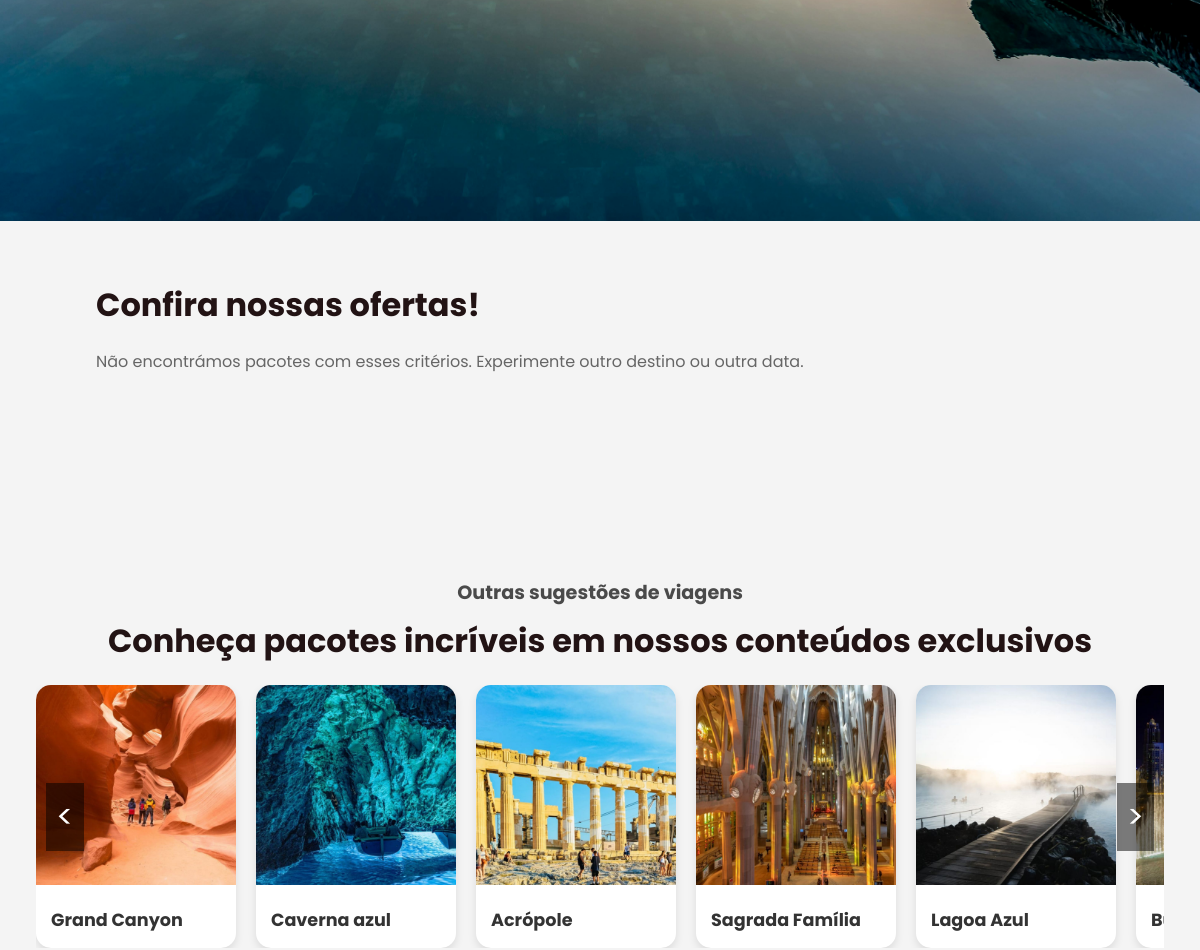
Page /public/pacotes/pacotes.php (middle part) on the earlier database version.
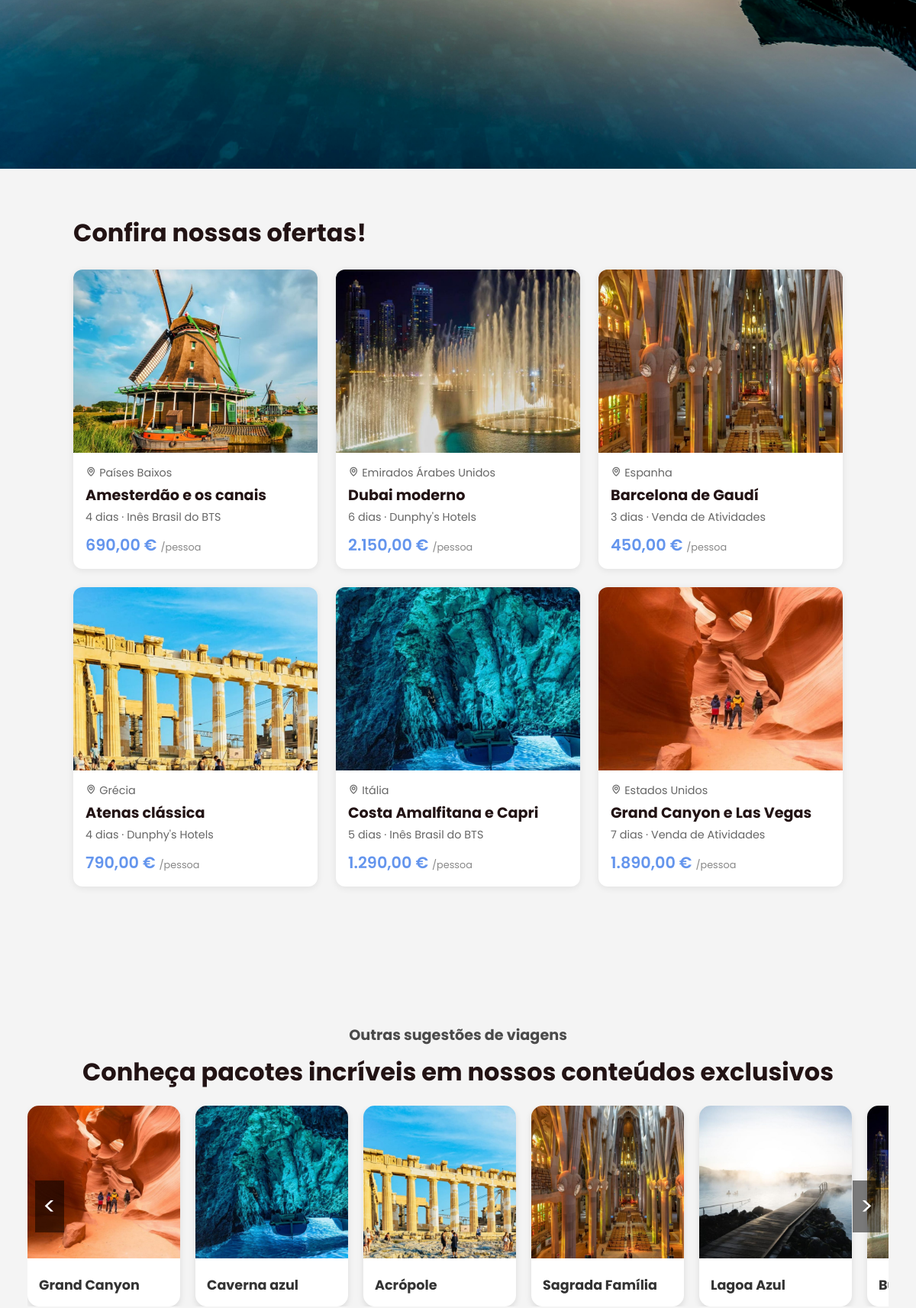
Same page on the later database version.
### tables this page shows
CREATE TABLE IF NOT EXISTS `t_pacotes` (
  `id` int(11) NOT NULL AUTO_INCREMENT,
  `id_user` int(11) NOT NULL,
  `titulo` varchar(100) NOT NULL,
  `destino` varchar(100) NOT NULL,
  `descricao` text NOT NULL,
  `inclui` text DEFAULT NULL,
  `foto` varchar(50) DEFAULT NULL,
  `preco` decimal(10,2) NOT NULL,
  `duracao_dias` int(11) NOT NULL,
  `data_inicio` date NOT NULL,
  `data_fim` date NOT NULL,
  `vagas` int(11) DEFAULT NULL,
  `ativo` tinyint(1) NOT NULL DEFAULT 1,
  `data_criacao` timestamp NOT NULL DEFAULT current_timestamp(),
  PRIMARY KEY (`id`),
  KEY `id_user` (`id_user`),
  CONSTRAINT `t_pacotes_ibfk_1` FOREIGN KEY (`id_user`) REFERENCES `t_user` (`id`)
);

CREATE TABLE `t_user` (
  `id` int(11) NOT NULL,
  `nick` varchar(20) NOT NULL,
  `nome` varchar(100) NOT NULL,
  `email` varchar(50) NOT NULL,
  `nome_marca` varchar(150) NOT NULL DEFAULT '',
  `biografia` text DEFAULT NULL,
  `data_nasc` varchar(10) DEFAULT NULL,
  `pass` varchar(255) NOT NULL,
  `foto` varchar(50) DEFAULT NULL,
  `tipo_user` int(11) NOT NULL DEFAULT 0,
  `notificacoes_ofertas` tinyint(1) NOT NULL DEFAULT 1,
  `tipo_antes_bloqueio` int(11) DEFAULT NULL,
  `email_confirmado` tinyint(1) NOT NULL DEFAULT 0
);

### config/reservas.php (called while the page is built, shortened)
<?php
function reserva_data($texto)
{
    if (!is_string($texto) || !preg_match('/^\d{4}-\d{2}-\d{2}$/', $texto)) {
        return null;
    }
    $data = DateTimeImmutable::createFromFormat('!Y-m-d', $texto);
    return ($data && $data->format('Y-m-d') === $texto) ? $data : null;
}
function reserva_formatar_preco($valor)
{
    return $valor === null ? '—' : number_format((float) $valor, 2, ',', '.') . ' €';
}

### config/paginacao.php (called while the page is built, shortened)
<?php
function pagina_atual()
{
    return max(1, (int) ($_GET['pagina'] ?? 1));
}

### config/pacotes.php (called while the page is built, shortened)
<?php
require_once __DIR__ . '/reservas.php';
function pacote_foto_url($foto)
{
    return BASE_URL . 'public/pacotes/images/' . rawurlencode($foto ?: 'pacotes.jpg');
}
function pacotes_pesquisar($ligacao, $destino, $data, $pessoas, $limite, $offset)
{
    $condicoes = ["p.ativo = 1", "p.data_fim > CURDATE()"];
    $tipos = '';
    $valores = [];
    $where = implode(' AND ', $condicoes);
    $stmt = $ligacao->prepare("SELECT COUNT(*) FROM t_pacotes p WHERE $where");
    $stmt->execute();
    $total = (int) $stmt->get_result()->fetch_row()[0];
    $stmt = $ligacao->prepare("SELECT p.*, u.nome_marca, u.nick FROM t_pacotes p JOIN t_user u ON u.id = p.id_user
        WHERE $where ORDER BY p.data_criacao DESC, p.id DESC LIMIT ? OFFSET ?");
    $tipos .= 'ii';
    array_push($valores, $limite, $offset);
    $stmt->bind_param($tipos, ...$valores);
    $stmt->execute();
    return [$stmt->get_result()->fetch_all(MYSQLI_ASSOC), $total];
}

### public/pacotes/pacotes.php (the view, shortened to what this page needs)
<?php
require_once __DIR__ . '/../../config/pacotes.php';
require_once __DIR__ . '/../../config/paginacao.php';
include __DIR__ . '/../../config/liga_bd.php';
$destino = trim($_GET['destino'] ?? '');
$data = reserva_data($_GET['data'] ?? '') ? $_GET['data'] : null;
$pessoas = min(RESERVA_MAX_PESSOAS, max(0, (int) ($_GET['pessoas'] ?? 0)));
$a_pesquisar = $destino !== '' || $data !== null || $pessoas > 0;
$por_pagina = 12;
$pagina = pagina_atual();
[$pacotes, $total] = pacotes_pesquisar($ligacao, $destino, $data, $pessoas, $por_pagina, ($pagina - 1) * $por_pagina);
?>
<!DOCTYPE html>
<html lang="pt-BR">
<head>
    <link rel="stylesheet" type="text/css" href="../../assets/css/style.css">
    <link rel="stylesheet" href="https://unpkg.com/boxicons@latest/css/boxicons.min.css">
</head>
<body>
    <section class="home-pacotes" id="home">
    </section>
    <section class="lista-pacotes" id="resultados">
        <h2><?= $a_pesquisar ? "$total pacote(s) encontrado(s)" : 'Confira nossas ofertas!' ?></h2>
        <?php if (!$pacotes): ?>
            <p class="sem-pacotes">Não encontrámos pacotes com esses critérios. Experimente outro destino ou outra data.</p>
        <?php endif; ?>
        <div class="grelha-pacotes">
            <?php foreach ($pacotes as $p): ?>
                <a class="pacote-card" href="detalhes_pacote.php?id=<?= (int) $p['id'] ?>">
                    <img src="<?= pacote_foto_url($p['foto']) ?>" alt="<?= htmlspecialchars($p['titulo']) ?>" loading="lazy">
                    <div class="pacote-info">
                        <span class="pacote-destino"><i class='bx bx-map'></i> <?= htmlspecialchars($p['destino']) ?></span>
                        <h3><?= htmlspecialchars($p['titulo']) ?></h3>
                        <span class="pacote-duracao"><?= (int) $p['duracao_dias'] ?> dias · <?= htmlspecialchars($p['nome_marca'] ?: $p['nick']) ?></span>
                        <span class="pacote-preco"><?= reserva_formatar_preco($p['preco']) ?> <small>/pessoa</small></span>
                    </div>
                </a>
            <?php endforeach; ?>
        </div>
    </section>
    <section class="travel-suggestions">
        <h2>Outras sugestões de viagens</h2>
        <h1>Conheça pacotes incríveis em nossos conteúdos exclusivos</h1>
        <div class="carrossel-container">
            <button class="prev">&lt;</button>
            <div class="destinos-container">
                <div class="destino-card">
                    <img src="images/13.jpg" alt="Imagem 1">
                    <div class="destino-nome"> Grand Canyon</div>
                </div>
                <div class="destino-card">
                    <img src="images/14.jpg" alt="Imagem 2">
                    <div class="destino-nome"> Caverna azul </div>
                </div>
                <div class="destino-card">
                    <img src="images/15.jpg" alt="Imagem 3">
                    <div class="destino-nome"> Acrópole</div>
                </div>
                <div class="destino-card">
                    <img src="images/16.jpg" alt="Imagem 4">
                    <div class="destino-nome">Sagrada Família</div>
                </div>
                <div class="destino-card">
                    <img src="images/17.jpg" alt="Imagem 5">
                    <div class="destino-nome"> Lagoa Azul</div>
                </div>
                <div class="destino-card">
                    <img src="images/18.jpg" alt="Imagem 6.">
                    <div class="destino-nome"> Burj Khalifa</div>
                </div>
            </div>
            <button class="next">&gt;</button>
        </div>
    </section>
</body>
</html>

### assets/css/style.css (style rules this page uses)
* { padding: 0; margin: 0; box-sizing: border-box; font-family: "Poppins", sans-serif; text-decoration: none; list-style: none; scroll-behavior: smooth; }
:root { --bg-color: #fff; --text-color: #221314; --second-color: #4169e1; --main-color: #6495ed; --big-font: 6rem; --h2-font: 3rem; --p-font: 1.1rem; }
body { background: var(--bg-color); color: var(--text-color); }
section { padding: 80px 18%; }
.home-pacotes { position: relative; width: 100%; height: 100vh; background: url(../../public/pacotes/images/pacotes.jpg); background-size: cover; background-position: center; display: grid; grid-template-columns: repeat(1, 1fr); align-items: center; }
.travel-suggestions { text-align: center; margin: 40px 0; }
.travel-suggestions h1 { font-size: 2em; margin-bottom: 20px; }
.travel-suggestions h2 { color: #4a4a4a; font-size: 1.2em; margin-bottom: 10px; }
.carrossel-container { position: relative; width: 100%; max-width: 1200px; margin: 0 auto; overflow: hidden; }
.destinos-container { display: flex; overflow-x: hidden; scroll-behavior: smooth; }
.destino-card { background-color: white; border-radius: 15px; box-shadow: 0 4px 8px rgba(0, 0, 0, 0.1); overflow: hidden; width: 200px; min-width: 200px; margin-right: 20px; text-align: left; flex-shrink: 0; transition: transform 0.3s ease; }
.destino-card img { width: 100%; height: auto; }
.destino-nome { padding: 15px; font-size: 1.1em; font-weight: bold; color: #333; }
.prev, .next { position: absolute; top: 50%; transform: translateY(-50%); background-color: rgba(0, 0, 0, 0.5); color: white; border: none; font-size: 2em; padding: 10px; cursor: pointer; z-index: 10; transition: background-color 0.3s; }
.prev { left: 10px; }
.next { right: 10px; }
body { font-family: Arial, sans-serif; margin: 0; padding: 0; background-color: #f4f4f4; }
@media (max-width: 1400px) { section { padding: 80px 3%; transition: 0.2s; } }
@media (max-width: 1400px) { :root { --big-font: 4.5rem; --h2-font: 2.3rem; --p-font: 1rem; transition: 0.2s; } }
.lista-pacotes { padding: 60px 8%; }
.lista-pacotes h2 { font-size: 2rem; margin-bottom: 10px; }
.grelha-pacotes { display: grid; grid-template-columns: repeat(auto-fill, minmax(260px, 1fr)); gap: 24px; margin-top: 24px; }
.pacote-card { display: flex; flex-direction: column; background: #fff; border-radius: 12px; overflow: hidden; box-shadow: 0 2px 10px rgba(0, 0, 0, 0.08); color: inherit; transition: transform 0.3s, box-shadow 0.3s; }
.pacote-card img { width: 100%; aspect-ratio: 4 / 3; object-fit: cover; }
.pacote-info { display: flex; flex-direction: column; gap: 4px; padding: 16px; }
.pacote-info h3 { font-size: 1.2rem; margin: 0; }
.pacote-destino, .pacote-duracao { color: #666; font-size: 0.9rem; }
.pacote-preco { color: #6495ed; font-size: 1.3rem; font-weight: 600; margin-top: 6px; }
.pacote-preco small { color: #888; font-size: 0.8rem; font-weight: 400; }
.lista-pacotes .sem-pacotes { color: #666; margin: 20px 0; }

Differences in the rows shown:
added t_pacotes: foto (picture), destino "Países Baixos", titulo "Amesterdão e os canais", duracao_dias "4", id_user.nome_marca "Inês Brasil do BTS", preco "690,00 €"
added t_pacotes: foto (picture), destino "Emirados Árabes Unidos", titulo "Dubai moderno", duracao_dias "6", id_user.nome_marca "Dunphy's Hotels", preco "2.150,00 €"
added t_pacotes: foto (picture), destino "Espanha", titulo "Barcelona de Gaudí", duracao_dias "3", id_user.nome_marca "Venda de Atividades", preco "450,00 €"
added t_pacotes: foto (picture), destino "Grécia", titulo "Atenas clássica", duracao_dias "4", id_user.nome_marca "Dunphy's Hotels", preco "790,00 €"
added t_pacotes: foto (picture), destino "Itália", titulo "Costa Amalfitana e Capri", duracao_dias "5", id_user.nome_marca "Inês Brasil do BTS", preco "1.290,00 €"
added t_pacotes: foto (picture), destino "Estados Unidos", titulo "Grand Canyon e Las Vegas", duracao_dias "7", id_user.nome_marca "Venda de Atividades", preco "1.890,00 €"
Other differences:
text no longer shown: "Não encontrámos pacotes com esses critérios. Experimente outro destino ou outra data."
